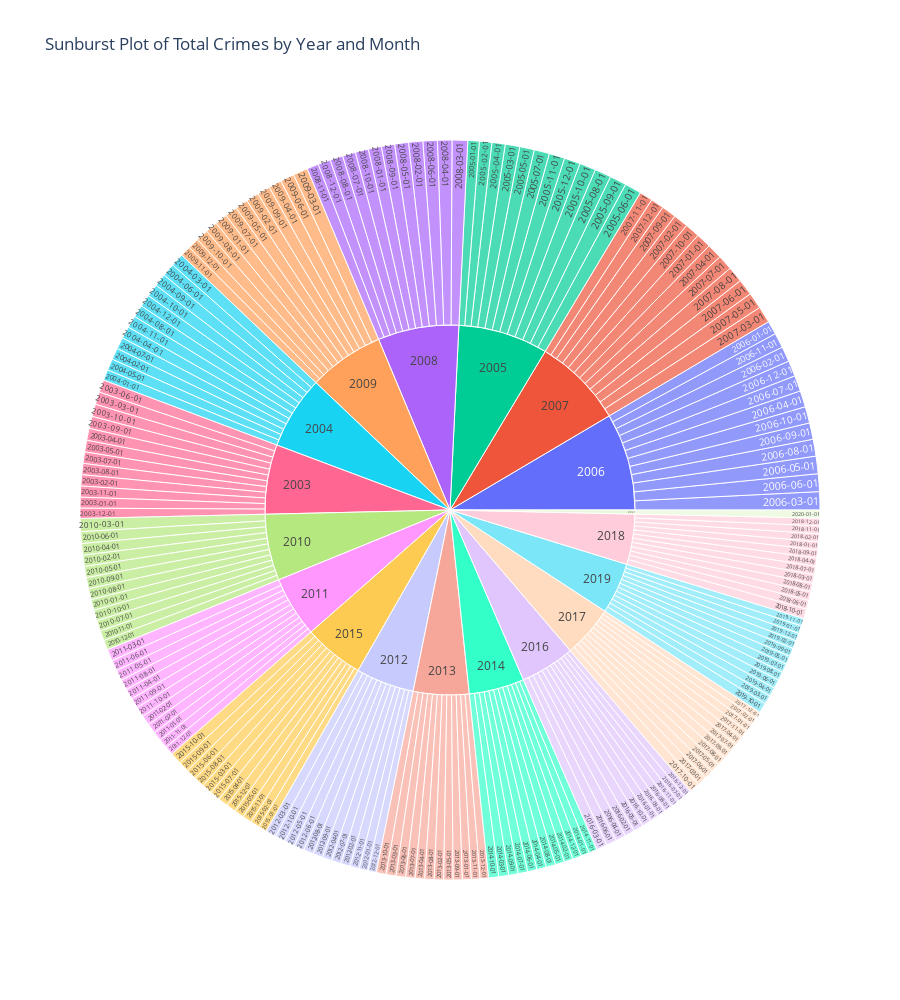
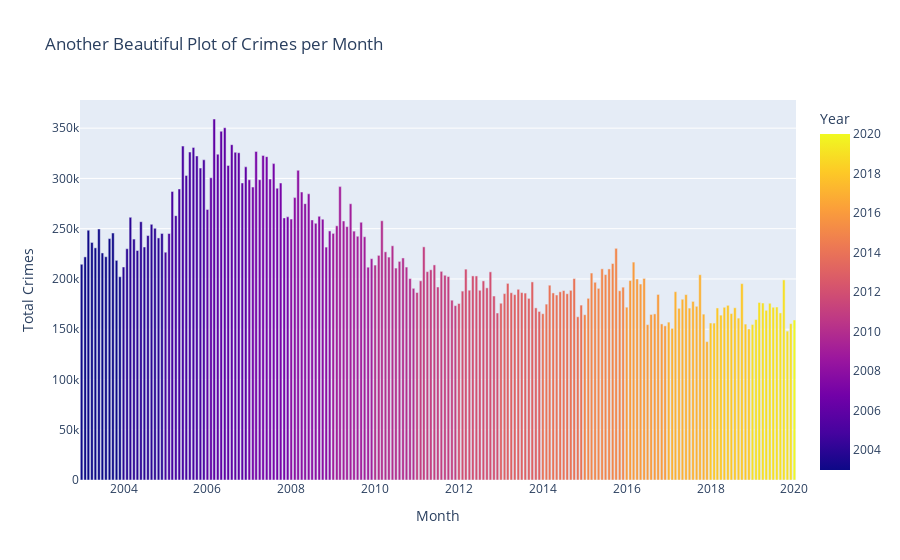

Notebook cell for these charts, in order:
### Markdown cell above
The graph shows how specific crimes types levels have changed.

### Code cell
df['month'] = pd.to_datetime(df['month'], format='%d.%m.%Y')

df['year'] = df['month'].dt.year

fig1 = px.sunburst(df, path=['year', 'month'], values='Total_crimes', title='Sunburst Plot of Total Crimes by Year and Month',
                   hover_data=['Serious', 'Huge_damage', 'Ecological', 'Terrorism', 'Extremism', 'Murder', 'Harm_to_health',
                               'Rape', 'Theft', 'Vehicle_theft', 'Fraud_scam', 'Hooligan', 'Drugs', 'Weapons'], height=1000)

fig2 = px.bar(df, x='month', y='Total_crimes', color='year', title='Another Beautiful Plot of Crimes per Month',
              labels={'Total_crimes': 'Total Crimes', 'month': 'Month', 'year': 'Year'})

fig1.show()
fig2.show()

### Figure 1 — Plotly figure (JSON) as saved in the notebook; plotly's stock layout.template omitted (floating-point values rounded to 4 significant figures; data arrays with more than 128 entries replaced by an {"elided": "..."} marker saying what was removed)
{"data": [{"branchvalues": "total", "customdata": {"elided": "223x14 mixed values"}, "domain": {"x": [0, 1], "y": [0, 1]}, "hovertemplate": "labels=%{label}<br>Total_crimes=%{value}<br>parent=%{parent}<br>id=%{id}<br>Serious=%{customdata[0]}<br>Huge_damage=%{customdata[1]}<br>Ecological=%{customdata[2]}<br>Terrorism=%{customdata[3]}<br>Extremism=%{customdata[4]}<br>Murder=%{customdata[5]}<br>Harm_to_health=%{customdata[6]}<br>Rape=%{customdata[7]}<br>Theft=%{customdata[8]}<br>Vehicle_theft=%{customdata[9]}<br>Fraud_scam=%{customdata[10]}<br>Hooligan=%{customdata[11]}<br>Drugs=%{customdata[12]}<br>Weapons=%{customdata[13]}<extra></extra>", "ids": {"elided": "223 str values"}, "labels": {"elided": "223 str values"}, "name": "", "parents": {"elided": "223 str values"}, "type": "sunburst", "values": {"elided": "223 int values"}}], "layout": {"height": 1000, "legend": {"tracegroupgap": 0}, "title": {"text": "Sunburst Plot of Total Crimes by Year and Month"}}}

### Figure 2 — Plotly figure (JSON) as saved in the notebook; plotly's stock layout.template omitted (floating-point values rounded to 4 significant figures; data arrays with more than 128 entries replaced by an {"elided": "..."} marker saying what was removed)
{"data": [{"alignmentgroup": "True", "hovertemplate": "Month=%{x}<br>Total Crimes=%{y}<br>Year=%{marker.color}<extra></extra>", "legendgroup": "", "marker": {"color": {"elided": "205 int values"}, "coloraxis": "coloraxis", "pattern": {"shape": ""}}, "name": "", "offsetgroup": "", "orientation": "v", "showlegend": false, "textposition": "auto", "type": "bar", "x": {"elided": "205 str values"}, "xaxis": "x", "y": {"elided": "205 int values"}, "yaxis": "y"}], "layout": {"barmode": "relative", "coloraxis": {"colorbar": {"title": {"text": "Year"}}, "colorscale": [[0, "#0d0887"], [0.1111, "#46039f"], [0.2222, "#7201a8"], [0.3333, "#9c179e"], [0.4444, "#bd3786"], [0.5556, "#d8576b"], [0.6667, "#ed7953"], [0.7778, "#fb9f3a"], [0.8889, "#fdca26"], [1, "#f0f921"]]}, "legend": {"tracegroupgap": 0}, "title": {"text": "Another Beautiful Plot of Crimes per Month"}, "xaxis": {"anchor": "y", "domain": [0, 1], "title": {"text": "Month"}}, "yaxis": {"anchor": "x", "domain": [0, 1], "title": {"text": "Total Crimes"}}}}
